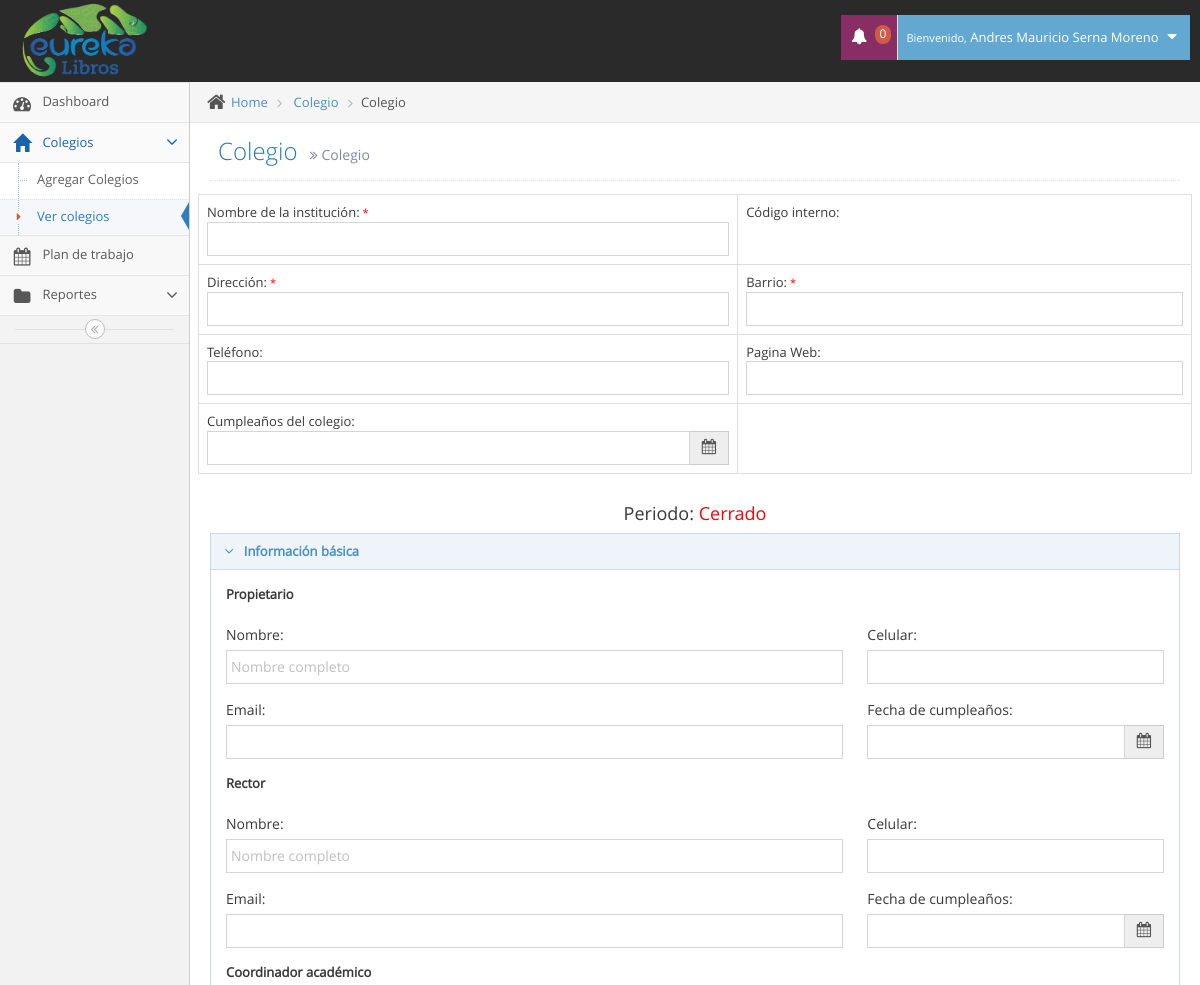
Before: /colegio.php (signed in, upper part) with the older database file.
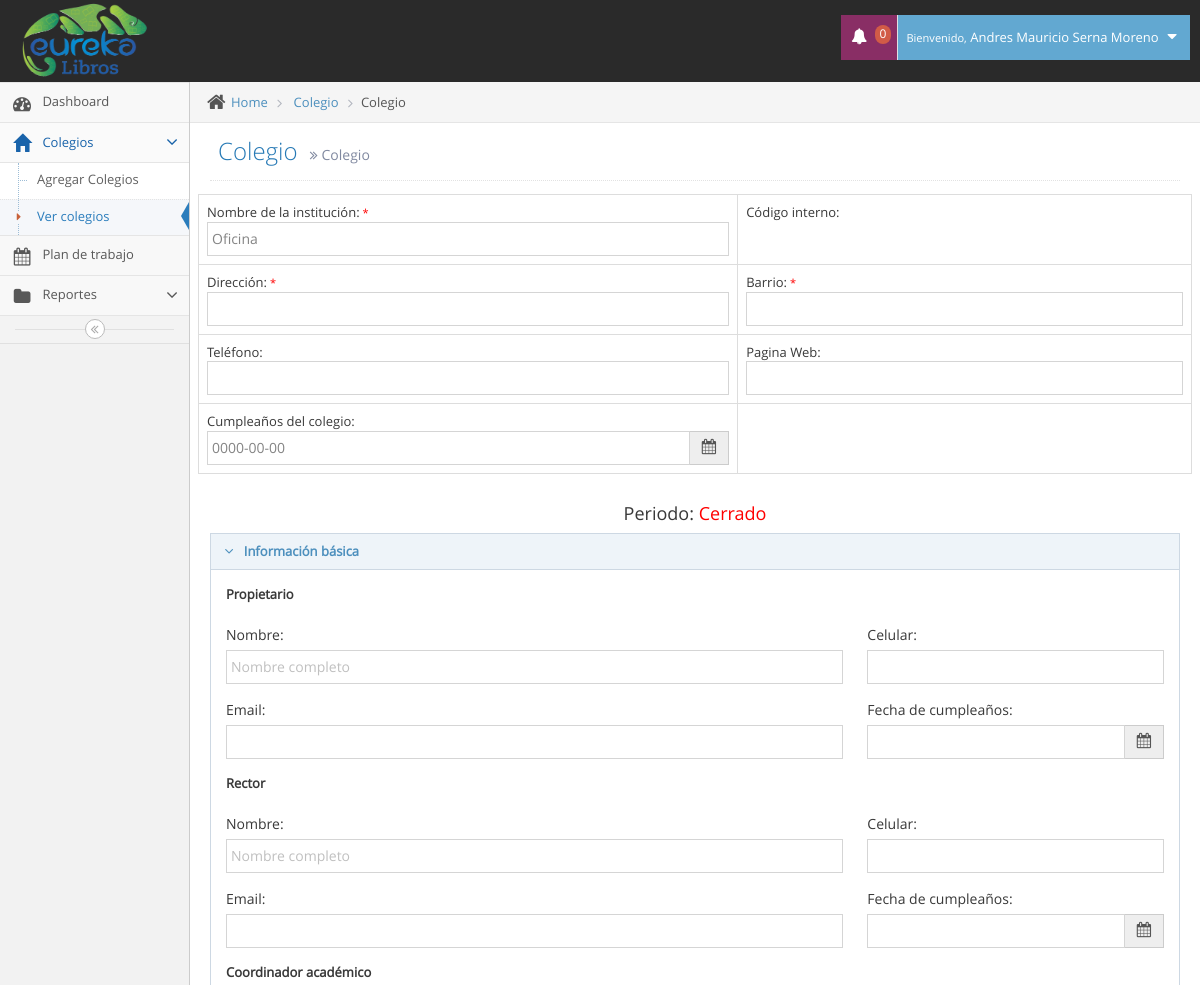
After: the same page with the newer database file.
### tables this page shows
CREATE TABLE `colegios` (
  `id` int(11) NOT NULL,
  `codigo` varchar(11) NOT NULL,
  `colegio` varchar(100) NOT NULL,
  `direccion` varchar(100) NOT NULL,
  `barrio` varchar(100) NOT NULL,
  `telefono` varchar(20) NOT NULL,
  `web` varchar(100) NOT NULL,
  `cumpleaños` date NOT NULL,
  `cod_zona` varchar(8) NOT NULL,
  `id_usuario` int(11) NOT NULL,
  `fecha_creacion` timestamp NOT NULL DEFAULT CURRENT_TIMESTAMP ON UPDATE CURRENT_TIMESTAMP
);

### colegio.php (the view, shortened to what the changed rows need)
<!DOCTYPE html>
<html lang="es">
	<head>
		<link rel="stylesheet" href="assets/css/bootstrap.min.css" />
		<link rel="stylesheet" href="assets/font-awesome/4.5.0/css/font-awesome.min.css" />
		<link rel="stylesheet" href="assets/css/jquery-ui.min.css" />
		<link rel="stylesheet" href="assets/css/bootstrap-datepicker3.min.css" />
		<link rel="stylesheet" href="assets/css/ace.min.css" class="ace-main-stylesheet" id="main-ace-style" />
		<link rel="stylesheet" href="assets/css/ace-skins.min.css" />
		<link rel="stylesheet" href="assets/css/ace-rtl.min.css" />
	</head>
	<body class="no-skin">
		<div class="main-container ace-save-state" id="main-container">
			<div class="main-content">
				<div class="main-content-inner">
					<div class="page-content">
						<div class="page-header">
							<h1>
								Colegio
								<small>
									<i class="ace-icon fa fa-angle-double-right"></i>
									Colegio
								</small>
							</h1>
						</div>
								<?php
	                                include("conexion/bdd.php");
	                                if (isset($_GET["codigo"])) {
	                                	$codigo_col= $_GET["codigo"];
	                                }
	                                else {
	                                	$codigo_col= $_POST["codigo"];
	                                }
	                                $sql = "SELECT id, codigo, colegio, direccion, barrio,telefono, web, telefono, cumpleaños FROM colegios WHERE codigo='".$codigo_col."'";
									$req = $bdd->prepare($sql);
									$req->execute();
									$colegio = $req->fetch();
                            	?>
                        <div class="row">
                        	<table class="table table-bordered table-hover">
                        		<form action="php/actualizar_colegio.php" method="POST">
                        		<tr>
                        			<td>Nombre de la institución:<small style="color:red;"> *</small><input type="text" name="colegio" class="form-control" value="<?php echo $colegio['colegio']; ?>" required></td>
                        		</tr>
                        		<tr>
                        			<td>Cumpleaños del colegio: <div class="input-group"><input type="text" class="form-control date-picker" name="cumpleaños_c" id="cumpleaños_c" value="<?php echo $colegio['cumpleaños']; ?>" type="text" data-date-format="yyyy-mm-dd"/>
									<span class="input-group-addon">
										<i class="fa fa-calendar bigger-110"></i>
									</span></div></td>
                        		</tr>
                        	</table>
                        </div>
						</div>
					</div>
				</div>
			</div>
	</body>
</html>

Changed rows visible on the page:
added colegios: colegio "Oficina", cumpleaños_c "0000-00-00"
